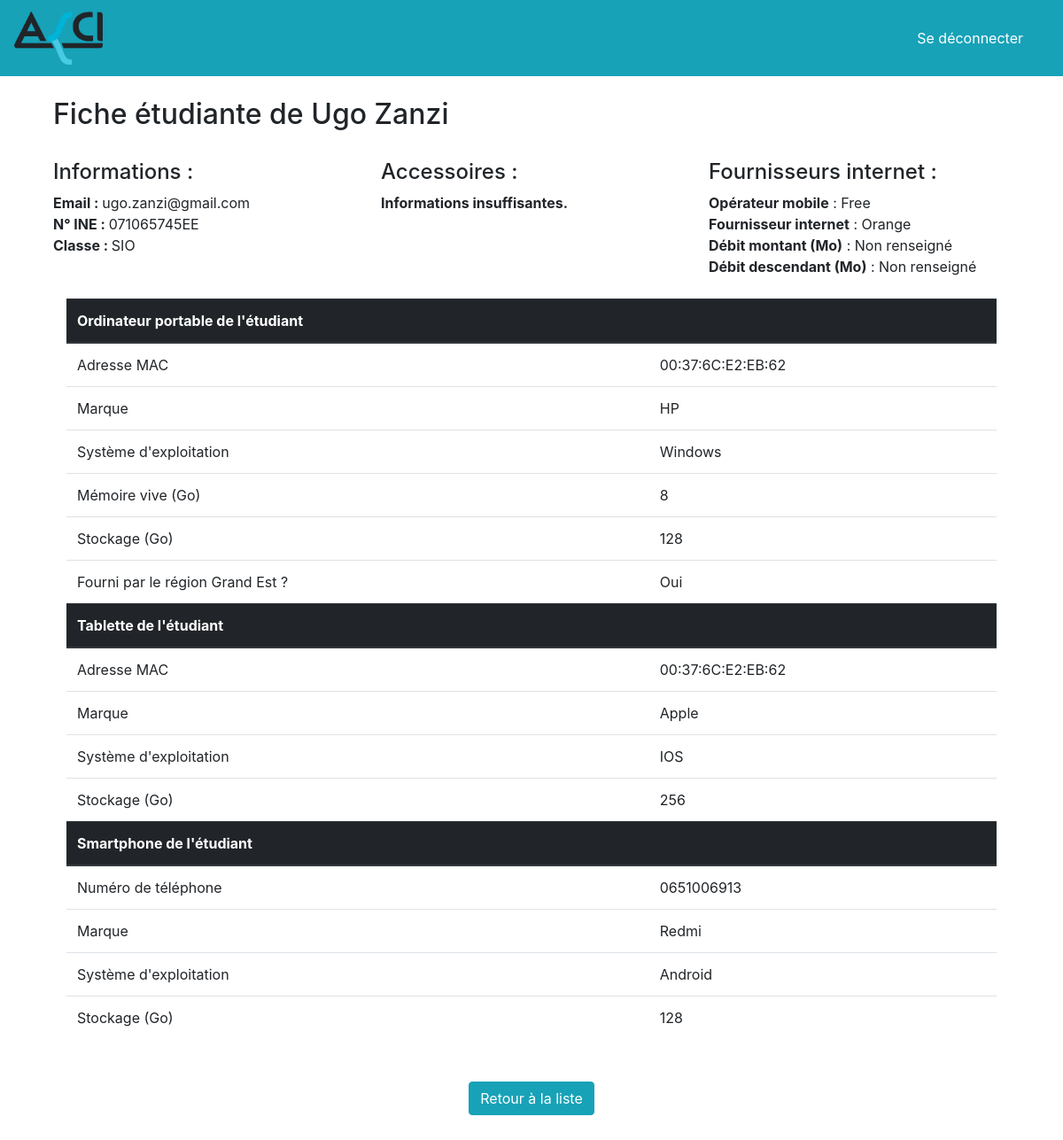
Screenshot of /studentCard.php?071065745EE (signed in) with the database file from the repository.
### tables this page shows
CREATE TABLE `chopin_user` (
  `FIRSTNAME` char(32) NOT NULL,
  `LASTNAME` char(32) NOT NULL,
  `ROLE` char(255) NOT NULL,
  `EMAIL` char(255) NOT NULL,
  `PASSWORD` char(255) NOT NULL
);

CREATE TABLE `student` (
  `INE_NUMBER` char(32) NOT NULL,
  `PHONE_PROVIDER` char(32) DEFAULT NULL,
  `EMAIL` char(255) NOT NULL,
  `INTERNET_PROVIDER` char(32) DEFAULT NULL,
  `BIRTHDAY` date NOT NULL,
  `CLASS` char(32) NOT NULL,
  `CREATION_DATE` datetime NOT NULL,
  `MODIFICATION_DATE` timestamp NOT NULL DEFAULT current_timestamp() ON UPDATE current_timestamp(),
  `UPLOAD` tinyint(1) DEFAULT NULL,
  `DOWNLOAD` tinyint(1) DEFAULT NULL,
  `HEADPHONES` tinyint(1) DEFAULT NULL,
  `MICROPHONE` tinyint(1) DEFAULT NULL,
  `WEBCAM` tinyint(1) DEFAULT NULL,
  `DATA` varchar(128) DEFAULT NULL,
  `TOKEN` varchar(60) DEFAULT NULL,
  `CONFIRMED_AT` datetime DEFAULT NULL
);

CREATE TABLE `laptop` (
  `MAC_ADDRESS` char(32) NOT NULL,
  `INE_NUMBER` char(32) NOT NULL,
  `RAM` bigint(4) DEFAULT NULL,
  `GRAND_EST` char(32) NOT NULL,
  `BRAND` char(32) NOT NULL,
  `OPERATING_SYSTEM` char(32) DEFAULT NULL,
  `STORAGE` bigint(4) DEFAULT NULL
);

CREATE TABLE `tablet` (
  `MAC_ADDRESS` char(32) NOT NULL,
  `INE_NUMBER` char(32) NOT NULL,
  `BRAND` char(32) NOT NULL,
  `OPERATING_SYSTEM` char(32) DEFAULT NULL,
  `STORAGE` bigint(4) DEFAULT NULL
);

CREATE TABLE `smartphone` (
  `PHONE_NUMBER` char(10) NOT NULL,
  `INE_NUMBER` char(32) NOT NULL,
  `BRAND` char(32) NOT NULL,
  `OPERATING_SYSTEM` char(32) DEFAULT NULL,
  `STORAGE` bigint(4) DEFAULT NULL
);

### function/callPDO.php (called while the page is built, shortened)
<?php
function callPDO(){
    $user = '';
    $password = '';
    $dsn = 'mysql:host=localhost;dbname=' ;
    try {
        return new PDO($dsn, $user, $password);
    } catch(PDOException $e) {
        return strval($e);
    }
}
function getEquipmentPDO(string $ine, $table){
    $pdo = callPDO();
    $query = $pdo->prepare('SELECT * FROM '. $table .' WHERE '.$table.'.INE_NUMBER = :ine');
    $query->execute(array('ine' => $ine));
    return $query->fetchAll();
}
function getStudent(string $ine){
    $pdo = callPDO();
    $query = $pdo->prepare("SELECT * FROM chopin_user JOIN student ON chopin_user.EMAIL = student.EMAIL WHERE student.INE_NUMBER = :ine");
    $query->execute(array('ine' => $ine));
    return $query->fetchAll();
}
?>

### studentCard.php (the view, shortened to what this page needs)
<?php
require_once 'function/callPDO.php';
$student = getStudent(key($_GET));
$equipment = [];
$tableau = [];
$label = [
    "Ordinateur de bureau de l'étudiant",
    "Ordinateur portable de l'étudiant",
    "Tablette de l'étudiant",
    "Smartphone de l'étudiant"
];
array_push($tableau,
    DESKTOP,
    LAPTOP,
    TABLET,
    SMARTPHONE,
    GEARS,
    INTERNET
);
array_push($equipment,
    getEquipmentPDO(key($_GET), 'desktop'),
    getEquipmentPDO(key($_GET), 'laptop'),
    getEquipmentPDO(key($_GET), 'tablet'),
    getEquipmentPDO(key($_GET), 'smartphone')
);
require_once 'element/header.php';
?>
<div class="container">
    <?php if(!empty($student)) :?>
    <div class="row mb-4">
        <div class="col-md-12">
            <h2>Fiche étudiante de <?= $student[0]['FIRSTNAME'] .' '. $student[0]['LASTNAME']?></h2>
            <br>
        </div>
        <div class="col-md-4">
            <h4>Informations :</h4>
            <strong>Email : </strong><?= $student[0]['EMAIL'] ?><br>
            <strong>N° INE : </strong><?= $student[0]['INE_NUMBER'] ?><br>
            <strong>Classe : </strong><span style="text-transform:uppercase"><?= $student[0]['CLASS'] ?></span><br>
        </div>
        <div class="col-md-4">
            <h4>Accessoires :</h4>
            <?php if (empty($student[0]['HEADPHONES']) && empty($student[0]['MICROPHONE']) && empty($student[0]['WEBCAM'])): ?>
                <strong>Informations insuffisantes.</strong><br>
            <?php else: ?>
                <?php foreach($tableau[4] as $index => $gears): ?>
                    <?= '<strong>'.$gears. ($student[0][$index]==='1' ? '</strong> : Oui<br>' : '</strong> : Non<br>') ?>
                <?php endforeach; ?>
            <?php endif; ?>
        </div>
        <div class="col-md-4">
            <h4>Fournisseurs internet :</h4>
            <?php if (empty($student[0]['PHONE_PROVIDER']) && empty($student[0]['INTERNET_PROVIDER']) && empty($student[0]['UPLOAD']) && empty($student[0]['DOWNLOAD'])): ?>
                <strong>Informations insuffisantes.</strong><br>
            <?php else: ?>
                <?php foreach($tableau[5] as $index => $internet): ?>
                    <?= '<strong>'.$internet. ($student[0][$index] ? '</strong> : '.$student[0][$index].'<br>' : '</strong> : Non renseigné<br>')  ?>
                <?php endforeach; ?>
            <?php endif; ?>
        </div>
    </div>
        <?php if(array_filter($equipment)): ?>
        <div class="col-md-12 mt-4">
            <table class="table">
                <?php foreach ($equipment as $index => $info): ?>
                    <?php if(!empty($equipment[$index])): ?>
                        <thead colspan='2' class="thead-dark">
                            <th><?= $label[$index] ?><th>
                        <?php foreach ($tableau[$index] as $num => $info) :?>
                            <tr>
                                <td><?= $info ?></td>
                                <td><?= $equipment[$index][0][$num] ?></td>
                            </tr>
                        <?php endforeach; ?>
                        </thead>
                    <?php endif; ?>
                <?php endforeach; ?>
            </table>
        </div>
        <?php else: ?>
        <div class="col-md-12">
            <h2><?= $student[0]['FIRSTNAME'] .' '. $student[0]['LASTNAME']?> n'a saisi aucun renseignement sur son équipement.</h2>
        </div>
        <?php endif;?>
    <?php else: ?>
        <h2>Aucun élève n'est associé au numéro INE <strong><?= key($_GET) ?></strong></h2>
        <h2><a href="./<?= $_SESSION['role'] ?>.php">Retour sur ma page</a></h2>
    <?php endif; ?>
    <?php if($_SESSION['role'] === 'admin'): ?>
        <div class="col-md-12 mb-5 mt-5 text-center">
            <a href="./admin.php?<?= $student[0]['CLASS'] ?>"><button class="btn btn-info">Retour à la liste</button></a>
        </div>
    <?php endif; ?>
</div>
<?php require_once 'element/footer.php'; ?>

### rows the page displays
chopin_user: FIRSTNAME "Ugo", LASTNAME "Zanzi", student.EMAIL "ugo.zanzi@gmail.com", student.INE_NUMBER "071065745EE", student.CLASS "SIO", student.PHONE_PROVIDER "Free", student.INTERNET_PROVIDER "Orange"
laptop: MAC_ADDRESS "00:37:6C:E2:EB:62", BRAND "HP", OPERATING_SYSTEM "Windows", RAM "8", STORAGE "128", GRAND_EST "Oui"
tablet: MAC_ADDRESS "00:37:6C:E2:EB:62", BRAND "Apple", OPERATING_SYSTEM "IOS", STORAGE "256"
smartphone: PHONE_NUMBER "0651006913", BRAND "Redmi", OPERATING_SYSTEM "Android", STORAGE "128"

### other values shown
$internet "Opérateur mobile"
$internet "Fournisseur internet"
$internet "Débit montant (Mo)"
$internet "Débit descendant (Mo)"
$label[$index] "Ordinateur portable de l'étudiant"
$info "Adresse MAC"
$info "Marque"
$info "Système d'exploitation"
$info "Mémoire vive (Go)"
$info "Stockage (Go)"
$info "Fourni par le région Grand Est ?"
$label[$index] "Tablette de l'étudiant"
$label[$index] "Smartphone de l'étudiant"
$info "Numéro de téléphone"
